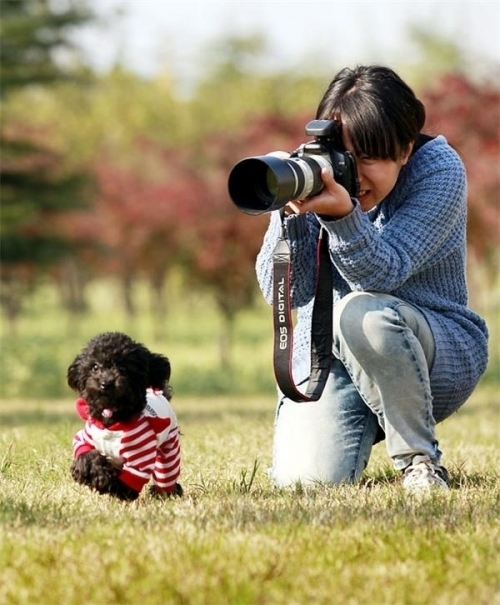
#> input picture dataset/test.jpg, 500 x 605 px
$ python rpn.py
#> lines starting #> are read from the running program, lines starting #| are printed output that depends on the picture
#%%

import numpy as np
from PIL import Image, ImageDraw
import matplotlib.pyplot as plt
import random

#%%
img = Image.open("./dataset/test.jpg")
#> img is the input picture: PIL image 500x605 RGB; mean R, G, B 155.1, 144.3, 110.5

plt.figure(figsize=(10, 10))
plt.imshow(img)


#%%
targets = {"human":[[229, 68, 250, 434]], "dog":[[60, 325, 124, 180]]}
img_show = img.copy()
draw = ImageDraw.Draw(img_show)
for key in targets:
    for rec in targets[key]:
        draw.rectangle([(rec[0], rec[1]), (rec[0]+rec[2], rec[1]+rec[3])], outline=(255, 0, 0))
plt.figure(figsize=(15, 15))
plt.imshow(img_show)
#%%
img_data = np.array(img)
ratios = [0.5, 1, 2]
anchor_scales = [2, 4, 8]
receptive_size = 16

ctx_x = np.arange(0, img_data.shape[1], receptive_size)
#> ctx_x = 32 values from 0 to 496
ctx_y = np.arange(0, img_data.shape[0], receptive_size)
#> ctx_y = 38 values from 0 to 592

ctx_x, ctx_y = np.meshgrid(ctx_x, ctx_y)
ctx = np.stack((ctx_x, ctx_y), axis=2).reshape(-1, 2)
ctx.shape

#%%
archor_idx = random.randint(0, ctx.shape[0])
#> archor_idx = 788
archor_point = ctx[archor_idx, :]
#> archor_point = [320, 384]
# x, y, w, h
archor_box = np.zeros([9, 4])
rate, scales = np.meshgrid(ratios, anchor_scales)
ras = np.stack((rate, scales), axis=2).reshape(-1, 2)
for idx in range(ras.shape[0]):
    archor_box_width = ras[idx, 1] * receptive_size / np.sqrt(ras[idx, 0])
    archor_box_high = ras[idx, 1] * receptive_size * np.sqrt(ras[idx, 0])
    archor_box[idx, 0] = archor_point[0] - archor_box_width / 2
    archor_box[idx, 1] = archor_point[1] - archor_box_high / 2
    archor_box[idx, 2] = archor_box_width
    archor_box[idx, 3] = archor_box_high

img_show = img.copy()
draw = ImageDraw.Draw(img_show)
for idx in range(archor_box.shape[0]):
    draw.rectangle([(archor_box[idx, 0], archor_box[idx, 1]), (archor_box[idx, 0] + archor_box[idx, 2], archor_box[idx, 1] + archor_box[idx, 3])], outline=(0, 255, 0))
plt.figure(figsize=(15, 15))
plt.imshow(img_show)

#%%
archor_box = np.zeros([ctx.shape[0]*9, 4])
for ctx_id in range(ctx.shape[0]):
    for idx in range(ras.shape[0]):
        archor_box_width = ras[idx, 1] * receptive_size / np.sqrt(ras[idx, 0])
        archor_box_high = ras[idx, 1] * receptive_size * np.sqrt(ras[idx, 0])
        archor_box[ctx_id * 9 + idx, 0] = archor_point[0] - archor_box_width / 2
        archor_box[ctx_id * 9 + idx, 1] = archor_point[1] - archor_box_high / 2
        archor_box[ctx_id * 9 + idx, 2] = archor_box_width
        archor_box[ctx_id * 9 + idx, 3] = archor_box_high

img_show = img.copy()
draw = ImageDraw.Draw(img_show)
for idx in range(archor_box.shape[0]):
    draw.rectangle([(archor_box[idx, 0], archor_box[idx, 1]), (archor_box[idx, 0] + archor_box[idx, 2], archor_box[idx, 1] + archor_box[idx, 3])], outline=(0, 255, 0))
plt.figure(figsize=(15, 15))
plt.imshow(img_show)


#%%
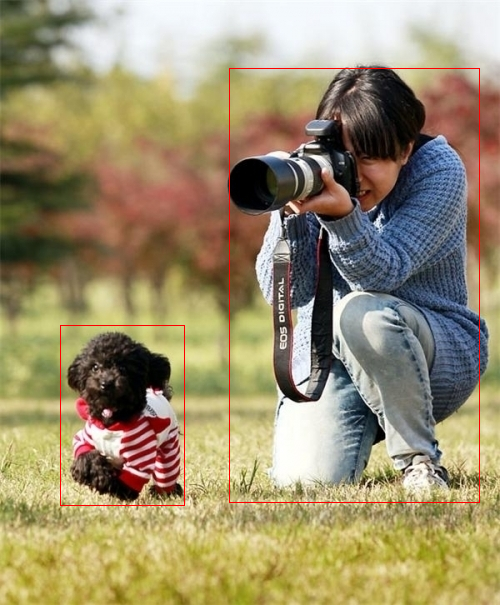
#> shown: shape (605, 500, 3); mean R, G, B 155.6, 143.3, 109.8
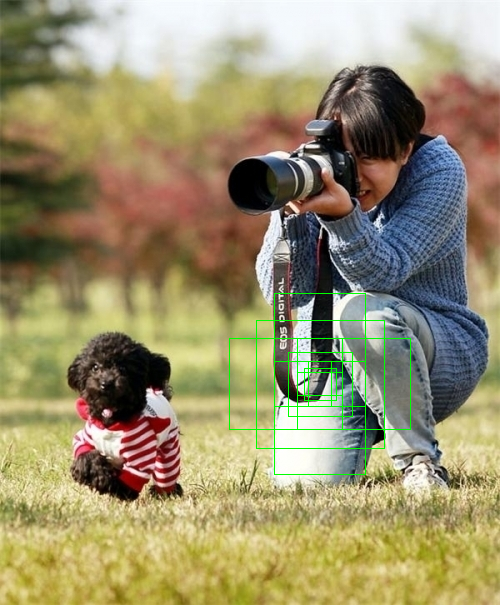
#> shown: shape (605, 500, 3); mean R, G, B 153.8, 145.1, 109.3
